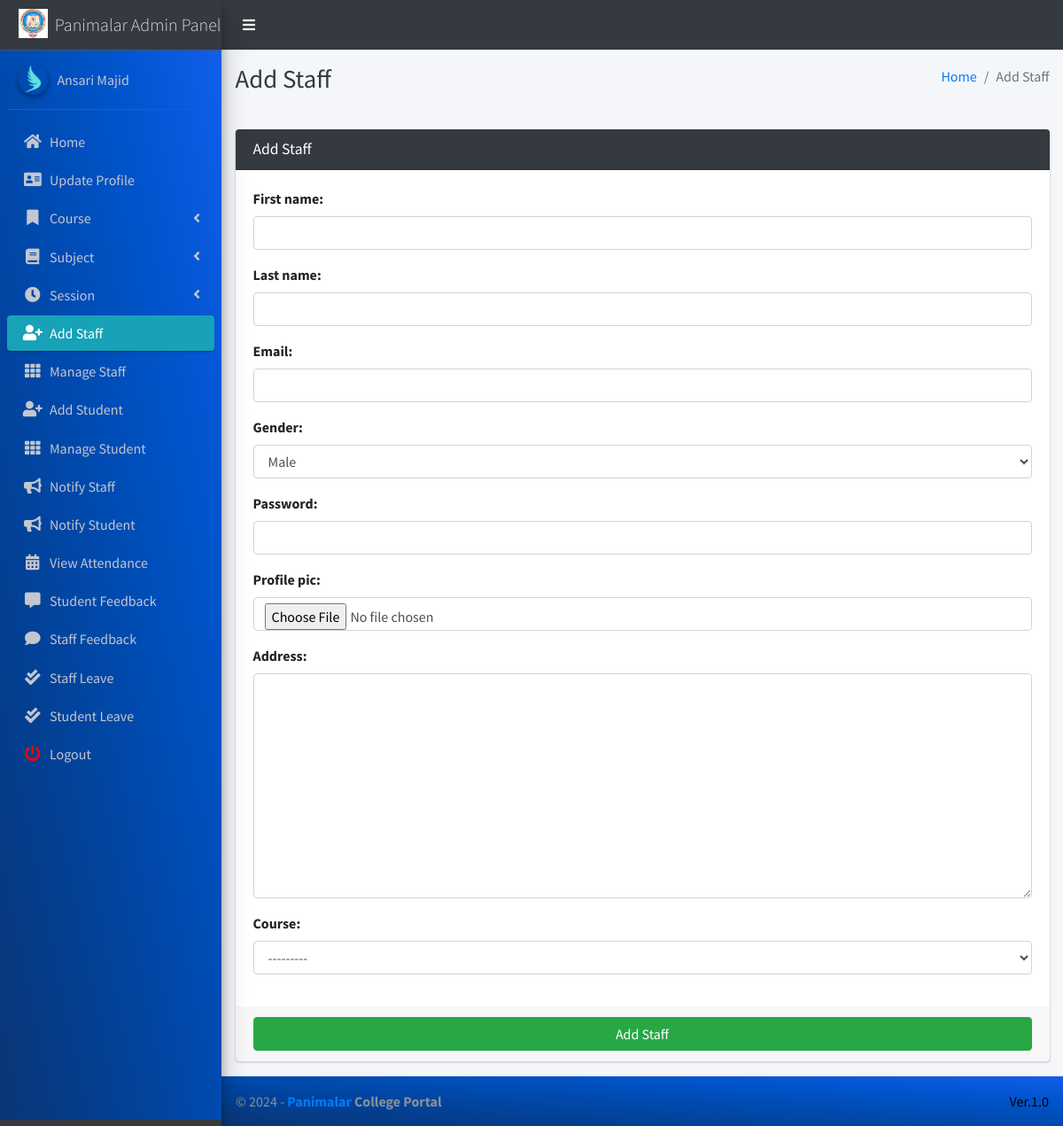
The app's page /staff/add (signed in) with its own data.
### main_app/models.py (models this page shows)
class CustomUser(AbstractUser):
    USER_TYPE = ((1, "HOD"), (2, "Staff"), (3, "Student"))
    GENDER = [("M", "Male"), ("F", "Female")]
    username = None  # Removed username, using email instead
    email = models.EmailField(unique=True)
    user_type = models.CharField(default=1, choices=USER_TYPE, max_length=1)
    gender = models.CharField(max_length=1, choices=GENDER)
    profile_pic = models.ImageField()
    address = models.TextField()
    fcm_token = models.TextField(default="")  # For firebase notifications
    created_at = models.DateTimeField(auto_now_add=True)
    updated_at = models.DateTimeField(auto_now=True)
    USERNAME_FIELD = "email"
    REQUIRED_FIELDS = []
    objects = CustomUserManager()
    def __str__(self):
        return  self.first_name + " " + self.last_name

### main_app/hod_views.py (the view, shortened to what this page needs)
# urls.py: path("staff/add", hod_views.add_staff, name='add_staff'),
def add_staff(request):
    form = StaffForm(request.POST or None, request.FILES or None)
    context = {'form': form, 'page_title': 'Add Staff'}
    return render(request, 'hod_template/add_staff_template.html', context)

### main_app/forms.py
class StaffForm(CustomUserForm):
    def __init__(self, *args, **kwargs):
        super(StaffForm, self).__init__(*args, **kwargs)
    class Meta(CustomUserForm.Meta):
        model = Staff
        fields = CustomUserForm.Meta.fields + \
            ['course' ]

### main_app/models.py (called while the page is built)
    def __str__(self):
        return self.name

### main_app/templates/hod_template/add_staff_template.html (shortened to what this page needs)
{% extends 'main_app/base.html' %}
{% load static %}
{% block page_title %}{{page_title}}{% endblock page_title %}
{% block content %}
<section class="content">
    <div class="container-fluid">
        <div class="row">
            <div class="col-md-12">
                <div class="card card-dark">
                    <div class="card-header">
                        <h3 class="card-title">{{page_title}}</h3>
                    </div>
                    {% include "main_app/form_template.html" with messages=messages  form=form button_text="Add Staff"%}
                </div>
            </div>
        </div>
    </div>
</section>
{% endblock content %}

### main_app/templates/main_app/sidebar_template.html (shortened to what this page needs)
{% load static %}
<aside class="main-sidebar sidebar-dark-info elevation-4">
    {% if request.user.user_type == '1' %}
    <a href="{% url 'admin_home' %}" class="brand-link">
        <img src="{% static 'dist/img/virusx.png' %} " alt="Panimalar LOGO"
            class="brand-image " >
        <span class="brand-text font-weight-light" >Panimalar Admin Panel</span>
    </a>
    <div class="sidebar" style="background-image: linear-gradient(to right top, #0b3574, #033f91, #004aae, #0054cc, #125eeb);">
        <div class="user-panel mt-3 pb-3 mb-3 d-flex">
            <div class="image">
                <img src="{{ request.user.profile_pic}}" class="img-circle elevation-2" alt="User Image">
            </div>
            <div class="info">
                <a href="#" class="d-block">{{user}}</a>
            </div>
        </div>
        <nav class="mt-2">
            <ul class="nav nav-pills nav-sidebar flex-column" data-widget="treeview" role="menu" data-accordion="false">
                <li class="nav-item">
                    {% url 'admin_home' as admin_home %}
                    <a href="{{admin_home}}" class="nav-link {% if admin_home == request.path %} active {% endif %}">
                        <i class="nav-icon fas fa-home"></i>
                        <p>
                            Home
                        </p>
                    </a>
                </li>
                <li class="nav-item">
                    {% url 'admin_view_profile' as admin_view_profile %}
                    <a href="{{admin_view_profile}}"
                        class="nav-link {% if admin_view_profile == request.path %} active {% endif %}">
                        <i class="nav-icon fas fa-address-card"></i>
                        <p>
                            Update Profile
                        </p>
                    </a>
                </li>
                <li class="nav-item has-treeview">
                    <a href="#" class="nav-link" >
                        <i class="nav-icon fas fa-bookmark"></i>
                        <p>
                            Course
                            <i class="fas fa-angle-left right"></i>
                        </p>
                    </a>
                </li>
                <li class="nav-item has-treeview">
                    <a href="#" class="nav-link">
                        <i class="nav-icon fas fa-book"></i>
                        <p>
                            Subject
                            <i class="fas fa-angle-left right"></i>
                        </p>
                    </a>
                </li>
                <li class="nav-item has-treeview">
                    <a href="#" class="nav-link">
                        <i  class="nav-icon fas fa-clock"></i>
                        <p>
                            Session
                            <i class="fas fa-angle-left right"></i>
                        </p>
                    </a>
                </li>
                <li class="nav-item">
                    {% url 'add_staff' as add_staff %}
                    <a href="{{add_staff}}" class="nav-link {% if add_staff == request.path %} active {% endif %}">
                        <i class="nav-icon fas fa-user-plus"></i>
                        <p>
                            Add Staff
                        </p>
                    </a>
                </li>
                <li class="nav-item">
                    {% url 'manage_staff' as manage_staff %}
                    {% url 'edit_staff' staff_id as edit_staff %}
                    <a href="{{manage_staff}}"
                        class="nav-link {% if manage_staff == request.path or request.path == edit_staff %} active {% endif %}">
                        <i class="nav-icon fas fa-th"></i>
                        <p>
                            Manage Staff
                        </p>
                    </a>
                </li>
                <li class="nav-item">
                    {% url 'add_student' as add_student%}
                    <a href="{{add_student}}" class="nav-link  {% if add_student == request.path %} active {% endif %}">
                        <i class="nav-icon fas fa-user-plus"></i>
                        <p>
                            Add Student
                        </p>
                    </a>
                </li>
                <li class="nav-item">
                    {% url 'manage_student' as manage_student %}
                    {% url 'edit_student' student_id as edit_student %}
                    <a href="{{manage_student}}"
                        class="nav-link  {% if edit_student == request.path or manage_student == request.path %} active {% endif %}">
                        <i class="nav-icon fas fa-th"></i>
                        <p>
                            Manage Student
                        </p>
                    </a>
                </li>
                <li class="nav-item">
                    {% url 'admin_notify_staff' as admin_notify_staff %}
                    <a href="{{admin_notify_staff}}"
                        class="nav-link {% if admin_notify_staff == request.path %} active {% endif %}">
                        <i class="nav-icon fas fa-bullhorn"></i>
                        <p>
                            Notify Staff
                        </p>
                    </a>
                </li>
                <li class="nav-item">
                    {% url 'admin_notify_student' as admin_notify_student %}
                    <a href="{{admin_notify_student}}"
                        class="nav-link {% if admin_notify_student == request.path %} active {% endif %}">
                        <i class="nav-icon fas fa-bullhorn"></i>
                        <p>
                            Notify Student
                        </p>
                    </a>
                </li>
                <li class="nav-item">
                    {% url 'admin_view_attendance' as admin_view_attendance %}
                <li class="nav-item">
                    <a href="{{admin_view_attendance}}"
                        class="nav-link  {% if admin_view_attendance == request.path %} active {% endif %}">
                        <i class="nav-icon fas fa-calendar-alt"></i>
                        <p>
                            View Attendance
                        </p>
                    </a>
                </li>
                <li class="nav-item">
                    {% url 'student_feedback_message' as student_feedback_message %}
                    <a href="{{ student_feedback_message }}"
                        class="nav-link  {% if student_feedback_message == request.path %} active {% endif %}">
                        <i class="nav-icon fas fa-comment-alt"></i>
                        <p>
                            Student Feedback
                        </p>
                    </a>
                </li>
                <li class="nav-item">
                    {% url 'staff_feedback_message' as staff_feedback_message %}
                    <a href="{{staff_feedback_message}}"
                        class="nav-link   {% if staff_feedback_message == request.path %} active {% endif %}">
                        <i  class="nav-icon fas fa-comment"></i>
                        <p>
                            Staff Feedback
                        </p>
                    </a>
                </li>
                <li class="nav-item">
                    {% url 'view_staff_leave' as view_staff_leave %}
                    <a href="{{view_staff_leave}}"
                        class="nav-link  {% if view_staff_leave == request.path %} active {% endif %}">
                        <i  class="nav-icon fas fa-check-double"></i>
                        <p>
                            Staff Leave
                        </p>
                    </a>
                </li>
                <li class="nav-item">
                    {% url 'view_student_leave' as view_student_leave %}
                    <a href="{% url 'view_student_leave' %}"
                        class="nav-link  {% if view_student_leave == request.path %} active {% endif %}">
                        <i  class="nav-icon fas fa-check-double"></i>
                        <p>
                            Student Leave
                        </p>
                    </a>
                </li>
                                        {% endif %}
                                        <li class="nav-item">
                                            <a href="{% url 'user_logout' %}"
                                                onclick="return confirm('Your session would be terminated.\n\nProceed?')"
                                                class="nav-link">
                                                <i  style="color: #ff0000"  class="nav-icon fas fa-power-off"></i>
                                                <p>
                                                    Logout
                                                </p>
                                            </a>
                                        </li>
                                    </ul>
                                </nav>
                            </div>
</aside>

### records on screen
CustomUser: user.profile_pic (picture), first_name+last_name "Ansari Majid"

### other values on screen
{{ page_title }} "Add Staff"
{{ field.label_tag }} "First name:" "Last name:" "Email:" "Gender:" "Password:" "Profile pic:" "Address:" "Course:"
{{ button_text }} "Add Staff"
